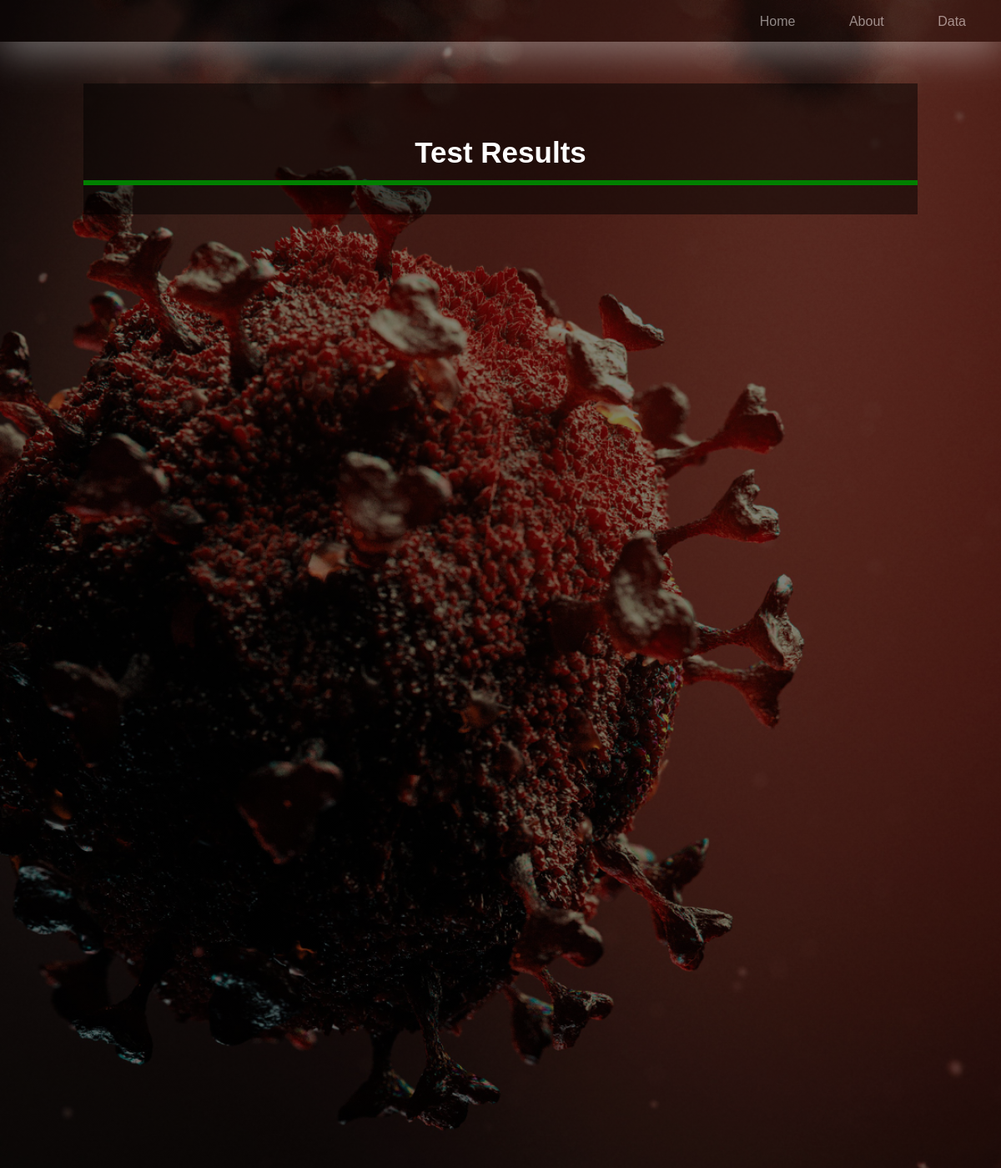
Page /data on the earlier database version.
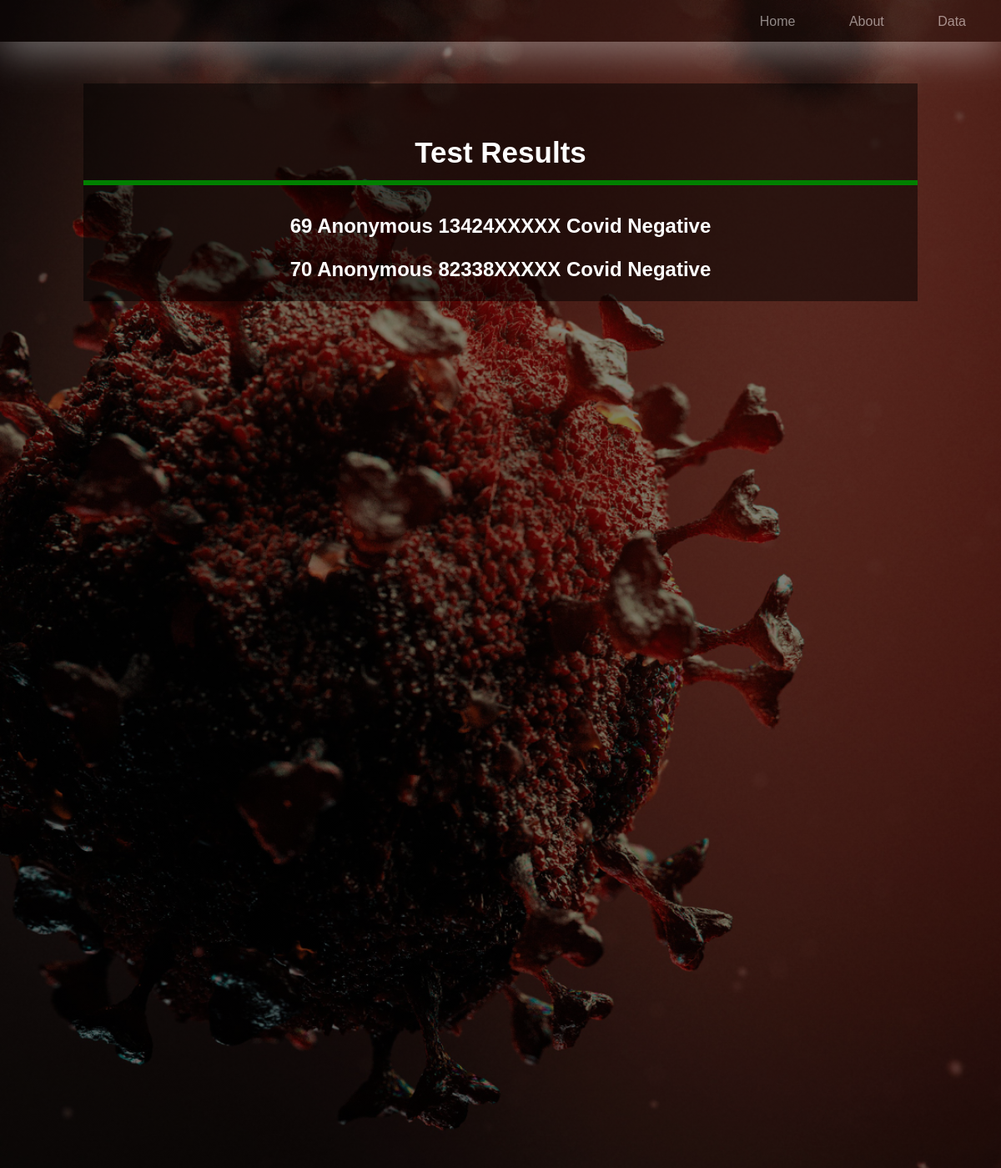
Same page on the later database version.
### tables this page shows
CREATE TABLE data(
	id integer primary key autoincrement,
	username text not null,
	phone integer not null,
	result boolean not null
);

### app.py (the view)
@app.route('/data')
def data():
    db=get_db()
    cur=db.execute('select id, username, phone, result from data')
    results=cur.fetchall()
    return render_template('database.html', results=results)

### app.py (called while the page is built)
def connect_db():
    sql = sqlite3.connect('data.db')
    sql.row_factory = sqlite3.Row
    return sql

def get_db():
    if not hasattr(g, 'sqlite_db'):
        g.sqlite_db = connect_db()
    return g.sqlite_db

### templates/database.html (shortened to what this page needs)
<!DOCTYPE html>
<html>
    <head>
    </head>
            <body>
             <header>
	       	   <nav class="navbar">
                      <div class="container">
                            <ul class="menu">
                                  <li><a href="{{url_for('index')}}">Home</a></li>
                                  <li><a href="{{url_for('about')}}">About</a></li>
                                  <li><a href="{{url_for('data')}}">Data</a></li>
                            </ul>
                      </div>
                </nav>
              <div class= "login-box">
               <h1>Test Results</h1>
	       	   <h2>{% for  x in results %}<p>{{x.id}}  {{x.username}}  {{x.phone}}  {% if(x.result==1) %}Covid Positive{% else %}Covid Negative{% endif %}</p>{% endfor %}</h2>
            </body>
</html>

Differences in the rows shown:
added data: id "69", username "Anonymous", phone "13424XXXXX", result "Covid Negative"
added data: id "70", username "Anonymous", phone "82338XXXXX", result "Covid Negative"
